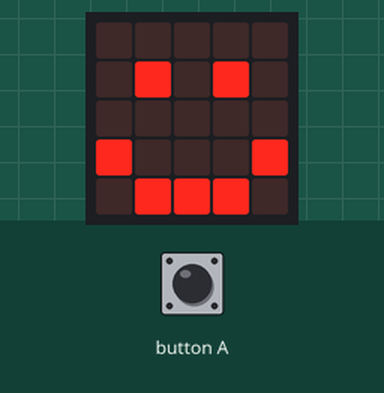
A program run on a simulated BBC micro:bit (MakeCode). On the bench: the board's 5×5 LED display. The test bench sets the inputs (shaded band).

Above: at 1.8 s.
1.9 s: button A pressed for 0.15 s
At 5.7 s:
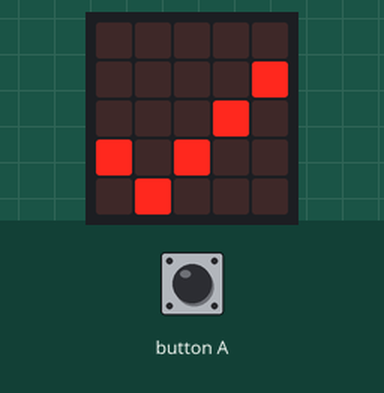
At 6.8 s:
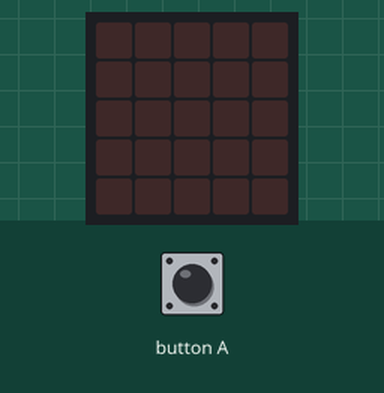
Timing chart, 0 to 8.3 s (numbered marks = the images above; inputs shaded):
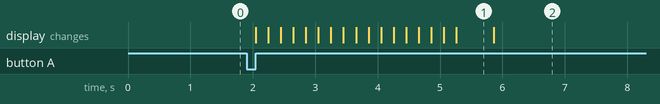

Measured:
- after the input at 1.9 s, the display: first changes after 0.15 s (image 1 shows a later state)
- what the display in image 1 shows lasts 0.6 s, from 5.3 s to 5.9 s

The program:

main.ts
```typescript
// (licence header left out)
// variables
let sprite: game.LedSprite = null
let loopCounter1 = 0
let loopCounter2 = 0

// setup
basic.clearScreen()
basic.showIcon(IconNames.Happy)

// when "A" is pressed, the pixels move cw
input.onButtonPressed(Button.A, function () {
    // setup
    basic.clearScreen()
    sprite = game.createSprite(0, 0)
    loopCounter1 = 0
    while (loopCounter1 < 4) {
        loopCounter1 = loopCounter1 + 1
        loopCounter2 = 0
        while (loopCounter2 < 4) {
            sprite.move(1)
            basic.pause(200)
            loopCounter2 = loopCounter2 + 1
        }
        sprite.turn(Direction.Right, 90)
    }
    sprite.delete()
    basic.showIcon(IconNames.Yes)
})
```
